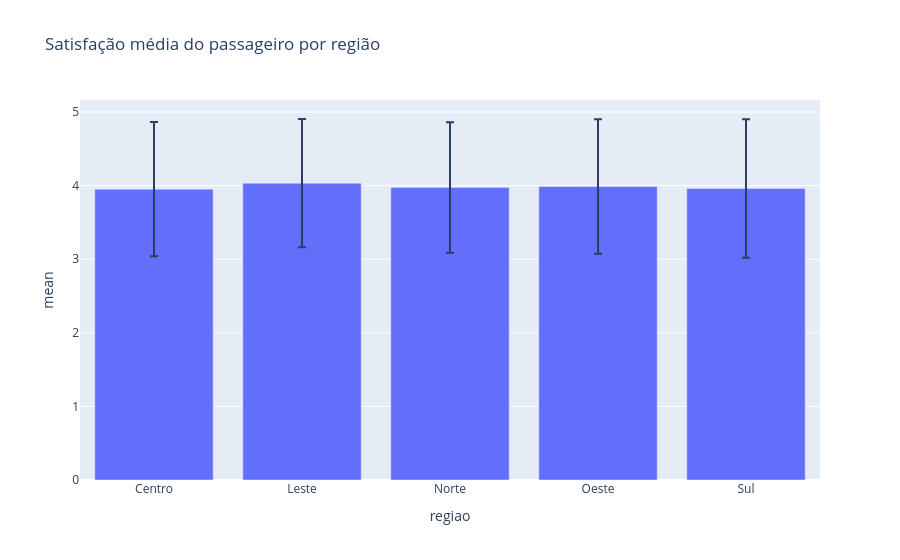

The code cell stored with this chart in its notebook:
### Code cell
desc_regiao = df.groupby("regiao")["satisfacao_passageiro"].agg(["mean", "std", "count"]).reset_index()
fig = px.bar(desc_regiao, x="regiao", y="mean", error_y="std",
             title="Satisfação média do passageiro por região")
fig.show()

### Figure 1 — Plotly figure (JSON) as saved in the notebook; plotly's stock layout.template omitted (floating-point values rounded to 4 significant figures)
{"data": [{"error_y": {"array": [0.9118, 0.872, 0.8865, 0.9143, 0.9413]}, "hovertemplate": "regiao=%{x}<br>mean=%{y}<extra></extra>", "legendgroup": "", "marker": {"color": "#636efa", "pattern": {"shape": ""}}, "name": "", "orientation": "v", "showlegend": false, "textposition": "auto", "type": "bar", "x": ["Centro", "Leste", "Norte", "Oeste", "Sul"], "xaxis": "x", "y": [3.952, 4.034, 3.976, 3.988, 3.96], "yaxis": "y"}], "layout": {"barmode": "relative", "legend": {"tracegroupgap": 0}, "title": {"text": "Satisfação média do passageiro por região"}, "xaxis": {"anchor": "y", "domain": [0, 1], "title": {"text": "regiao"}}, "yaxis": {"anchor": "x", "domain": [0, 1], "title": {"text": "mean"}}}}
